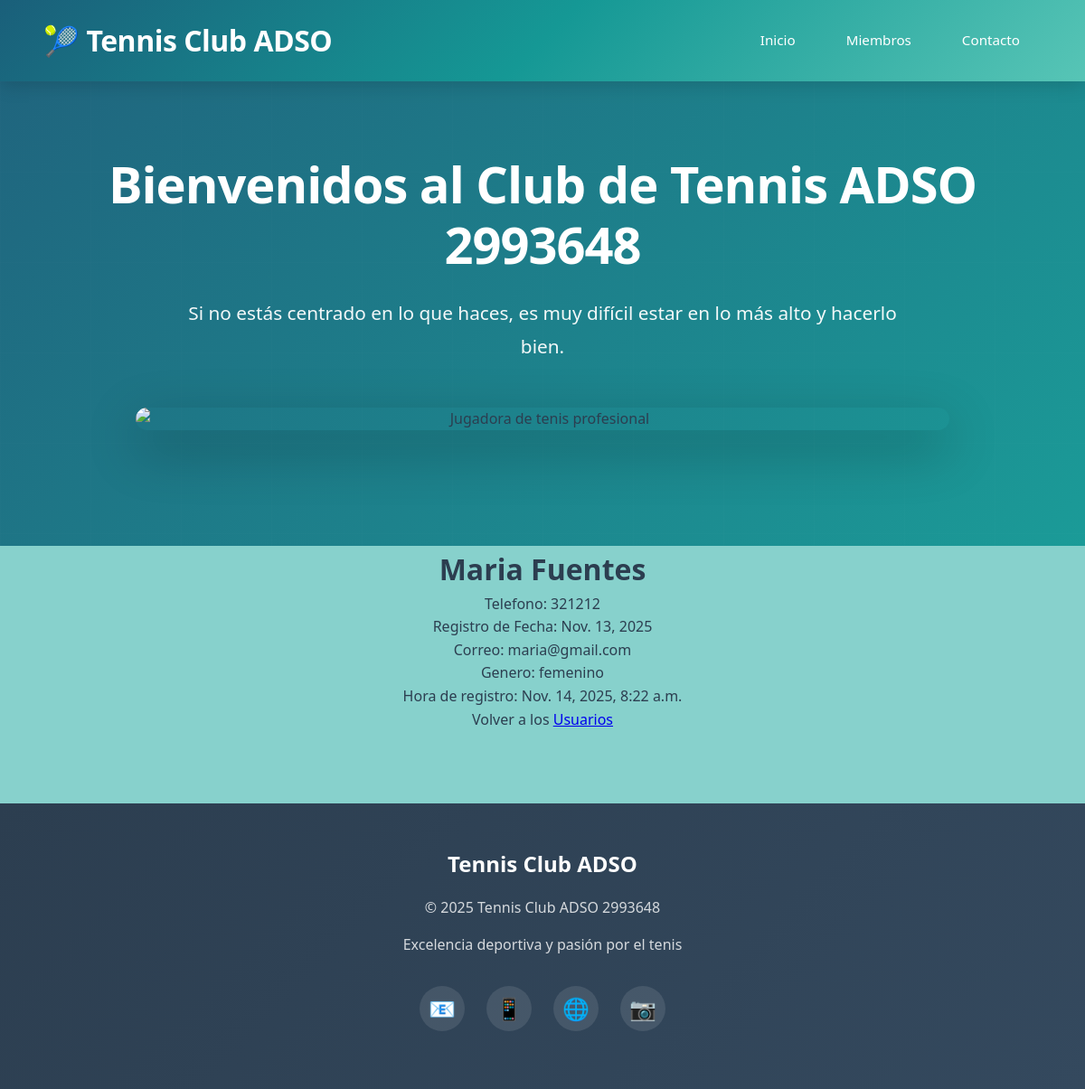
The app's page /members/details/2 with its own data.
### members/models.py (models this page shows, shortened)
class Member(models.Model):
    firstname = models.CharField(max_length=255)
    lastname = models.CharField(max_length=255)
    phone = models.IntegerField(null=True)
    joined_date = models.DateField(null=True)
    email = models.EmailField(max_length=255, null=True)
    gender = models.CharField(max_length=100, null=True)
    registration_time = models.DateTimeField(auto_now_add=True, null=True)

### members/views.py (the view)
# urls.py: path("members/details/<int:id>", views.details, name="details"),
def details(request, id):
  mymember = Member.objects.get(id=id)
  template = loader.get_template('details.html')
  context = {
    'mymember': mymember,
  }
  return HttpResponse(template.render(context, request))

### members/templates/details.html (shortened to what this page needs)
{% extends "master.html" %}
{% block content %}
<center>
    <h1>{{ mymember.firstname }} {{ mymember.lastname }}</h1>
    <p>Telefono: {{ mymember.phone }}</p>
    <p>Registro de Fecha: {{ mymember.joined_date }}</p>
    <p>Correo: {{ mymember.email }}</p>
    <p>Genero: {{ mymember.gender }}</p>
    <p>Hora de registro: {{ mymember.registration_time }}</p>
    <p>Volver a los <a href="/members">Usuarios</a></p>
</center>
{% endblock %}

### members/static/mystyles.css (style rules this page uses)
* { margin: 0; padding: 0; box-sizing: border-box; }
body { font-family: 'Segoe UI', Tahoma, Geneva, Verdana, sans-serif; line-height: 1.6; color: #2c3e50; background-color: #f8f9fa; }

### mystaticfiles/myglobal.css (style rules this page uses)
body { background-color: rgb(135, 209, 204); }

### records on screen
Member: firstname "Maria", lastname "Fuentes", phone "321212", joined_date "Nov. 13, 2025", email "maria@gmail.com", gender "femenino", registration_time "Nov. 14, 2025, 8:22 a.m."
